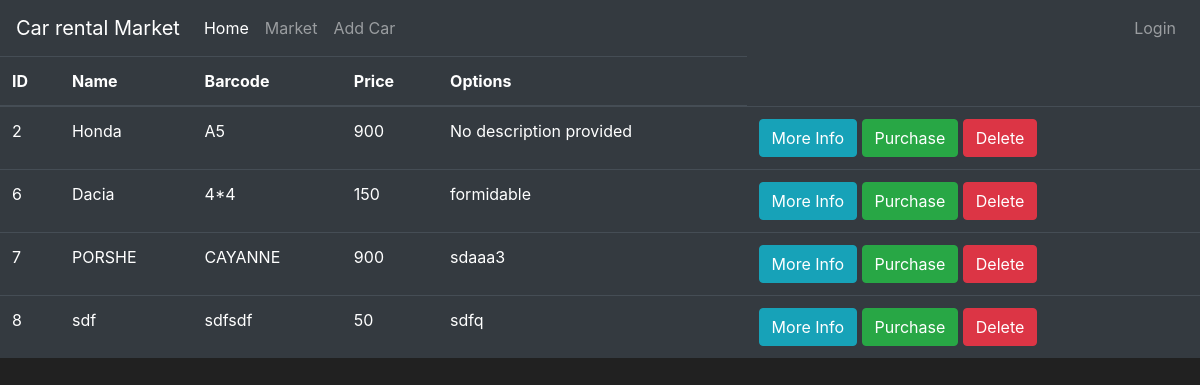
/market, run on the app's committed database.
### tables this page shows
CREATE TABLE item (
	id INTEGER NOT NULL, 
	name VARCHAR(80) NOT NULL, 
	barcode VARCHAR(12) NOT NULL, 
	price INTEGER NOT NULL, 
	description VARCHAR(120) NOT NULL, 
	PRIMARY KEY (id), 
	UNIQUE (barcode)
);

### market/routes.py (the view)
@app.route('/market')
def market_page():
    with app.app_context():
        conn = sqlite3.connect('market.db')
        cur = conn.cursor()
        cur.execute("SELECT * FROM item")
        dataItem = cur.fetchall()
    return render_template('market.html', dataItem=dataItem)

### market/templates/market.html (shortened to what this page needs)
{% extends 'base.html' %}
{% block content %}
<table class="table table-hover table-dark">
    <thead>
        <tr>
            <th scope="col">ID</th>
            <th scope="col">Name</th>
            <th scope="col">Barcode</th>
            <th scope="col">Price</th>
            <th scope="col">Options</th>
        </tr>
    </thead>
    <tbody>
        {% for item in dataItem %}
        <tr>
            <td>{{ item[0] }}</td>
            <td>{{ item[1] }}</td>
            <td>{{ item[2] }}</td>
            <td>{{ item[3] }}</td>
            <td>{{ item[4] }}</td>
            <td>
                <button class="btn btn-outline btn-info">More Info</button>
                <button class="btn btn-outline btn-success" >Purchase</button>
                <a href="{{ url_for('delete_car', item_id=item[0]) }}" class="btn btn-outline btn-danger">Delete</a>
            </td>
        </tr>
        {% endfor %}
    </tbody>
</table>
{% endblock %}

### market/templates/base.html (shortened to what this page needs)
<!doctype html>
<html lang="en">
   <head>
      <link rel="stylesheet" href="https://cdn.jsdelivr.net/npm/bootstrap@4.5.3/dist/css/bootstrap.min.css">
   </head>
   <body>
    <nav class="navbar navbar-expand-md navbar-dark bg-dark">
        <a class="navbar-brand" href="#">Car rental Market</a>
        <div class="collapse navbar-collapse" id="navbarNav">
            <ul class="navbar-nav mr-auto">
                <li class="nav-item active">
                    <a class="nav-link" href="{{ url_for('home_page') }}">Home <span class="sr-only">(current)</span></a>
                </li>
                <li class="nav-item">
                    <a class="nav-link" href="{{ url_for('market_page') }}">Market</a>
                </li>
                <li>
                    <a class="nav-link" href="{{ url_for('add_car') }}">Add Car</a>
                </li>
            </ul>
            <ul class="navbar-nav">
                <li class="nav-item">
                    <a class="nav-link" href="#">Login</a>
                </li>
            </ul>
        </div>
    </nav>
    {% block content %}
    {% endblock %}
   </body>
</html>

### market/templates/base.html (style rules this page uses)
body { background-color: #212121; color: white }

### data on the page
item: id "2", name "Honda", barcode "A5", price "900", description "No description provided"
item: id "6", name "Dacia", barcode "4*4", price "150", description "formidable"
item: id "7", name "PORSHE", barcode "CAYANNE", price "900", description "sdaaa3"
item: id "8", name "sdf", barcode "sdfsdf", price "50", description "sdfq"
